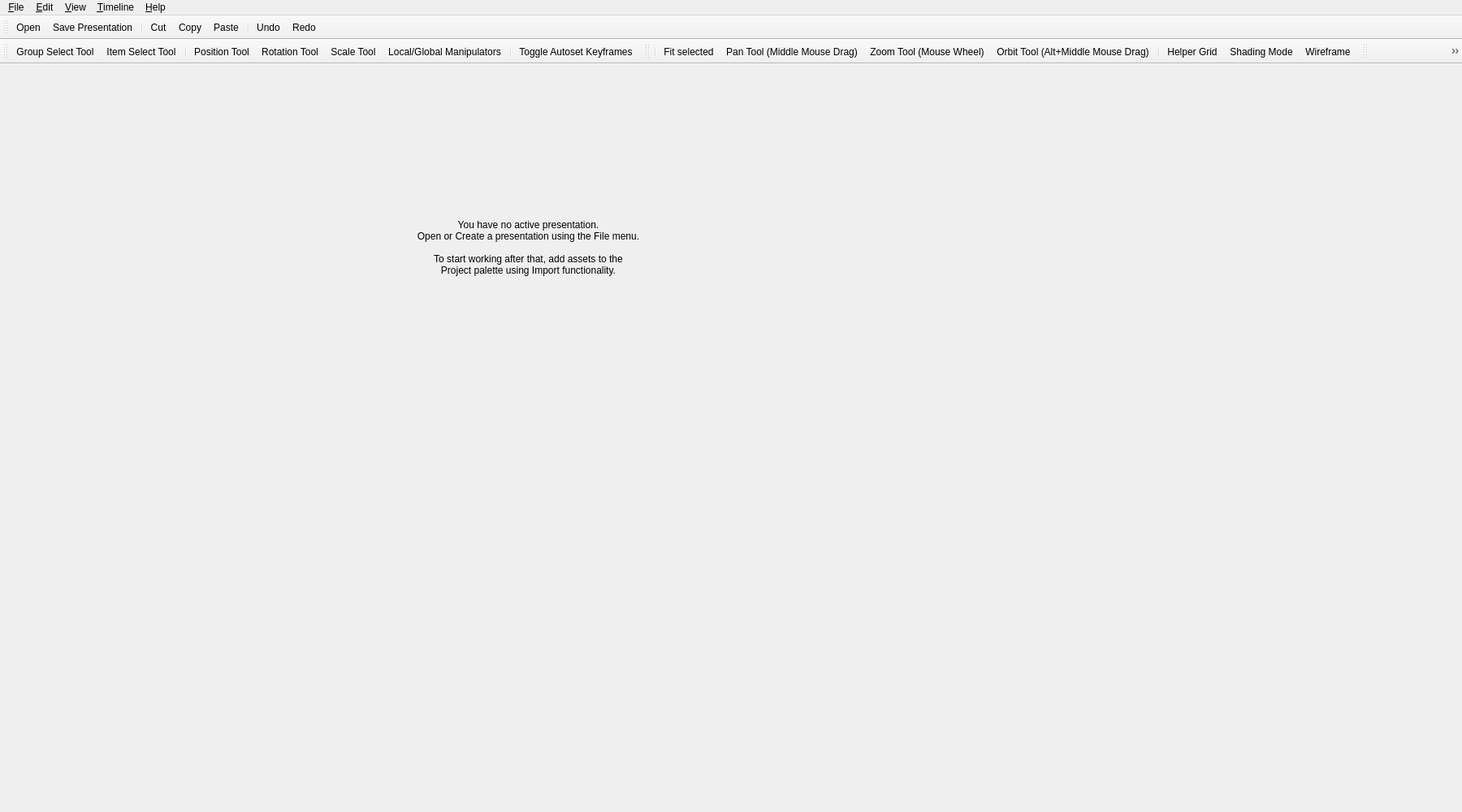
<?xml version="1.0" encoding="UTF-8"?>
<ui version="4.0">
 <class>MainFrame</class>
 <widget class="QMainWindow" name="MainFrame">
  <property name="geometry">
   <rect>
    <x>0</x>
    <y>0</y>
    <width>1800</width>
    <height>1000</height>
   </rect>
  </property>
  <property name="windowTitle">
   <string>Qt 3D Studio</string>
  </property>
  <property name="windowIcon">
   <iconset>
    <normaloff>:/images/icon_256x256</normaloff>:/images/icon_256x256</iconset>
  </property>
  <widget class="QWidget" name="centralwidget">
   <widget class="QLabel" name="infoText">
    <property name="geometry">
     <rect>
      <x>500</x>
      <y>190</y>
      <width>301</width>
      <height>71</height>
     </rect>
    </property>
    <property name="text">
     <string>You have no active presentation.
Open or Create a presentation using the File menu.

To start working after that, add assets to the
Project palette using Import functionality.</string>
    </property>
    <property name="alignment">
     <set>Qt::AlignCenter</set>
    </property>
   </widget>
  </widget>
  <widget class="QMenuBar" name="menubar">
   <property name="geometry">
    <rect>
     <x>0</x>
     <y>0</y>
     <width>1800</width>
     <height>21</height>
    </rect>
   </property>
   <property name="focusPolicy">
    <enum>Qt::ClickFocus</enum>
   </property>
   <widget class="QMenu" name="menu_File">
    <property name="title">
     <string>&amp;File</string>
    </property>
    <widget class="QMenu" name="menuRecent_Projects">
     <property name="title">
      <string>Recent Presentations</string>
     </property>
     <addaction name="actionSomething"/>
    </widget>
    <widget class="QMenu" name="menu_New">
     <property name="title">
      <string>&amp;New</string>
     </property>
     <addaction name="action_New_Project"/>
     <addaction name="action_New_Presentation"/>
    </widget>
    <addaction name="menu_New"/>
    <addaction name="action_Duplicate_Presentation"/>
    <addaction name="action_Open"/>
    <addaction name="menuRecent_Projects"/>
    <addaction name="action_Revert"/>
    <addaction name="separator"/>
    <addaction name="action_Close"/>
    <addaction name="separator"/>
    <addaction name="action_Save"/>
    <addaction name="action_Save_Project_As"/>
    <addaction name="separator"/>
    <addaction name="actionImportAssets"/>
    <addaction name="actionData_Inputs"/>
    <addaction name="actionData_InputsGenerate"/>
    <addaction name="separator"/>
    <addaction name="action_Exit"/>
   </widget>
   <widget class="QMenu" name="menu_Edit">
    <property name="title">
     <string>&amp;Edit</string>
    </property>
    <addaction name="action_Undo"/>
    <addaction name="action_Redo"/>
    <addaction name="actionRepeat"/>
    <addaction name="separator"/>
    <addaction name="action_Cut"/>
    <addaction name="action_Copy"/>
    <addaction name="action_Paste"/>
    <addaction name="actionPaste_to_Master_Slide"/>
    <addaction name="action_Duplicate_Object"/>
    <addaction name="actionDelete"/>
    <addaction name="actionGroup"/>
    <addaction name="actionParent"/>
    <addaction name="actionUnparent"/>
    <addaction name="separator"/>
    <addaction name="action_Connect_to_Device"/>
    <addaction name="separator"/>
    <addaction name="actionStudio_Preferences"/>
    <addaction name="actionPresentation_Settings"/>
   </widget>
   <widget class="QMenu" name="menu_View">
    <property name="title">
     <string>&amp;View</string>
    </property>
    <addaction name="actionReset_layout"/>
    <addaction name="actionFit_Selected"/>
    <addaction name="actionFit_all"/>
    <addaction name="actionToggle_hide_unhide_selected"/>
    <addaction name="actionToggle_hide_unhide_unselected"/>
    <addaction name="separator"/>
    <addaction name="actionAction"/>
    <addaction name="actionBasic_Objects"/>
    <addaction name="actionInspector"/>
    <addaction name="actionProject"/>
    <addaction name="actionSlide"/>
    <addaction name="actionTimeline"/>
    <addaction name="actionSceneCamera"/>
    <addaction name="separator"/>
    <addaction name="actionBounding_Boxes"/>
    <addaction name="actionPivot_Point"/>
    <addaction name="actionWireframe"/>
    <addaction name="actionTooltips"/>
    <addaction name="actionFind"/>
    <addaction name="actionHelper_Grid"/>
    <addaction name="actionRulers_Guides"/>
    <addaction name="actionLock_Guides"/>
    <addaction name="actionClear_Guides"/>
    <addaction name="actionCamera_Preview"/>
    <addaction name="actionEdit_Lighting"/>
   </widget>
   <widget class="QMenu" name="menu_Timeline">
    <property name="title">
     <string>&amp;Timeline</string>
    </property>
    <addaction name="actionSet_Changed_Keyframes"/>
    <addaction name="actionDelete_Selected_Keyframe_s"/>
    <addaction name="actionSet_Interpolation"/>
    <addaction name="actionChange_Time_Bar_Color"/>
    <addaction name="separator"/>
    <addaction name="actionAutoset_Keyframes"/>
   </widget>
   <widget class="QMenu" name="menu_Help">
    <property name="title">
     <string>&amp;Help</string>
    </property>
    <addaction name="action_Reference_Manual"/>
    <addaction name="action_Visit_Qt_Web_Site"/>
    <addaction name="action_About_Qt_3D_Studio"/>
    <addaction name="action_Open_Tutorial"/>
   </widget>
   <addaction name="menu_File"/>
   <addaction name="menu_Edit"/>
   <addaction name="menu_View"/>
   <addaction name="menu_Timeline"/>
   <addaction name="menu_Help"/>
  </widget>
  <widget class="QToolBar" name="toolBar">
   <property name="focusPolicy">
    <enum>Qt::ClickFocus</enum>
   </property>
   <property name="windowTitle">
    <string>Tool Bar</string>
   </property>
   <property name="iconSize">
    <size>
     <width>16</width>
     <height>15</height>
    </size>
   </property>
   <attribute name="toolBarArea">
    <enum>TopToolBarArea</enum>
   </attribute>
   <attribute name="toolBarBreak">
    <bool>false</bool>
   </attribute>
   <addaction name="action_Open"/>
   <addaction name="action_Save"/>
   <addaction name="separator"/>
   <addaction name="action_Cut"/>
   <addaction name="action_Copy"/>
   <addaction name="action_Paste"/>
   <addaction name="separator"/>
   <addaction name="action_Undo"/>
   <addaction name="action_Redo"/>
  </widget>
  <widget class="QToolBar" name="m_ClientToolsBar">
   <property name="focusPolicy">
    <enum>Qt::ClickFocus</enum>
   </property>
   <property name="windowTitle">
    <string>Client Tools</string>
   </property>
   <property name="iconSize">
    <size>
     <width>16</width>
     <height>16</height>
    </size>
   </property>
   <attribute name="toolBarArea">
    <enum>TopToolBarArea</enum>
   </attribute>
   <attribute name="toolBarBreak">
    <bool>true</bool>
   </attribute>
   <addaction name="actionGroup_Select_Tool"/>
   <addaction name="actionItem_Select_Tool"/>
   <addaction name="separator"/>
   <addaction name="actionPosition_Tool"/>
   <addaction name="actionRotation_Tool"/>
   <addaction name="actionScale_Tool"/>
   <addaction name="actionLocal_Global_Manipulators"/>
   <addaction name="separator"/>
   <addaction name="actionAutoset_Keyframes"/>
  </widget>
  <widget class="CEditCameraBar" name="m_EditCamerasBar">
   <property name="focusPolicy">
    <enum>Qt::ClickFocus</enum>
   </property>
   <property name="windowTitle">
    <string>Edit Cameras</string>
   </property>
   <property name="iconSize">
    <size>
     <width>16</width>
     <height>16</height>
    </size>
   </property>
   <attribute name="toolBarArea">
    <enum>TopToolBarArea</enum>
   </attribute>
   <attribute name="toolBarBreak">
    <bool>false</bool>
   </attribute>
   <addaction name="separator"/>
   <addaction name="actionFit_Selected"/>
   <addaction name="actionPan_Tool"/>
   <addaction name="actionZoom_Tool"/>
   <addaction name="actionOrbit_Tool"/>
   <addaction name="separator"/>
   <addaction name="actionHelper_Grid"/>
   <addaction name="actionShading_Mode"/>
   <addaction name="actionWireframe"/>
  </widget>
  <widget class="QToolBar" name="m_PlaybackToolbar">
   <property name="enabled">
    <bool>true</bool>
   </property>
   <property name="focusPolicy">
    <enum>Qt::ClickFocus</enum>
   </property>
   <property name="windowTitle">
    <string>Playback</string>
   </property>
   <property name="iconSize">
    <size>
     <width>16</width>
     <height>16</height>
    </size>
   </property>
   <attribute name="toolBarArea">
    <enum>TopToolBarArea</enum>
   </attribute>
   <attribute name="toolBarBreak">
    <bool>false</bool>
   </attribute>
   <addaction name="actionFilterVariants"/>
   <addaction name="actionPreview"/>
   <addaction name="actionRemote_Preview"/>
   <addaction name="actionPreviewQt3DRuntime"/>
  </widget>
  <action name="action_Reference_Manual">
   <property name="text">
    <string>&amp;Reference Manual...</string>
   </property>
   <property name="toolTip">
    <string>Reference Manual</string>
   </property>
   <property name="shortcut">
    <string>F1</string>
   </property>
  </action>
  <action name="action_Visit_Qt_Web_Site">
   <property name="text">
    <string>&amp;Visit Qt 3D Studio Page...</string>
   </property>
  </action>
  <action name="action_About_Qt_3D_Studio">
   <property name="text">
    <string>&amp;About Qt 3D Studio...</string>
   </property>
  </action>
  <action name="action_Open_Tutorial">
   <property name="text">
    <string>&amp;Show Welcome Screen...</string>
   </property>
  </action>
  <action name="actionSet_Changed_Keyframes">
   <property name="text">
    <string>Set Changed Keyframes</string>
   </property>
   <property name="toolTip">
    <string>Set Changed Keyframes</string>
   </property>
   <property name="shortcut">
    <string>Ctrl+Shift+K</string>
   </property>
  </action>
  <action name="actionDelete_Selected_Keyframe_s">
   <property name="text">
    <string>Delete Selected Keyframe(s)</string>
   </property>
   <property name="shortcut">
    <string>Del</string>
   </property>
  </action>
  <action name="actionSet_Interpolation">
   <property name="text">
    <string>Set Interpolation...</string>
   </property>
   <property name="shortcut">
    <string>I</string>
   </property>
  </action>
  <action name="actionChange_Time_Bar_Color">
   <property name="text">
    <string>Change Time Bar Color...</string>
   </property>
  </action>
  <action name="actionAction">
   <property name="checkable">
    <bool>true</bool>
   </property>
   <property name="text">
    <string>Action</string>
   </property>
   <property name="shortcut">
    <string>Ctrl+Shift+A</string>
   </property>
  </action>
  <action name="actionBasic_Objects">
   <property name="checkable">
    <bool>true</bool>
   </property>
   <property name="text">
    <string>Basic Objects</string>
   </property>
   <property name="toolTip">
    <string>Show Basic Objects Palette</string>
   </property>
   <property name="shortcut">
    <string>Ctrl+Shift+B</string>
   </property>
  </action>
  <action name="actionInspector">
   <property name="checkable">
    <bool>true</bool>
   </property>
   <property name="text">
    <string>Inspector</string>
   </property>
   <property name="shortcut">
    <string>Ctrl+Shift+I</string>
   </property>
  </action>
  <action name="actionProject">
   <property name="checkable">
    <bool>true</bool>
   </property>
   <property name="text">
    <string>Project</string>
   </property>
   <property name="shortcut">
    <string>Ctrl+Shift+P</string>
   </property>
  </action>
  <action name="actionSlide">
   <property name="checkable">
    <bool>true</bool>
   </property>
   <property name="text">
    <string>Slide</string>
   </property>
   <property name="shortcut">
    <string>Ctrl+Shift+D</string>
   </property>
  </action>
  <action name="actionTimeline">
   <property name="checkable">
    <bool>true</bool>
   </property>
   <property name="text">
    <string>Timeline</string>
   </property>
   <property name="shortcut">
    <string>Ctrl+Shift+T</string>
   </property>
  </action>
  <action name="actionBounding_Boxes">
   <property name="checkable">
    <bool>true</bool>
   </property>
   <property name="text">
    <string>Bounding Boxes</string>
   </property>
   <property name="shortcut">
    <string>Ctrl+B</string>
   </property>
  </action>
  <action name="actionPivot_Point">
   <property name="checkable">
    <bool>true</bool>
   </property>
   <property name="text">
    <string>Pivot Point</string>
   </property>
   <property name="shortcut">
    <string>Ctrl+Alt+P</string>
   </property>
  </action>
  <action name="actionTooltips">
   <property name="checkable">
    <bool>true</bool>
   </property>
   <property name="text">
    <string>Tooltips</string>
   </property>
  </action>
  <action name="actionRulers_Guides">
   <property name="checkable">
    <bool>true</bool>
   </property>
   <property name="text">
    <string>Rulers &amp;&amp; Guides</string>
   </property>
   <property name="shortcut">
    <string>Ctrl+R</string>
   </property>
  </action>
  <action name="actionLock_Guides">
   <property name="checkable">
    <bool>true</bool>
   </property>
   <property name="text">
    <string>Lock Guides</string>
   </property>
   <property name="shortcut">
    <string>Alt+Shift+R</string>
   </property>
  </action>
  <action name="actionClear_Guides">
   <property name="text">
    <string>Clear Guides</string>
   </property>
   <property name="shortcut">
    <string>Ctrl+Alt+R</string>
   </property>
  </action>
  <action name="action_Undo">
   <property name="text">
    <string>&amp;Undo</string>
   </property>
   <property name="toolTip">
    <string>Undo</string>
   </property>
   <property name="shortcut">
    <string>Ctrl+Z</string>
   </property>
  </action>
  <action name="action_Redo">
   <property name="text">
    <string>&amp;Redo</string>
   </property>
   <property name="shortcut">
    <string>Ctrl+Y</string>
   </property>
  </action>
  <action name="action_Cut">
   <property name="text">
    <string>Cu&amp;t</string>
   </property>
   <property name="shortcut">
    <string>Ctrl+X</string>
   </property>
  </action>
  <action name="action_Copy">
   <property name="text">
    <string>&amp;Copy</string>
   </property>
   <property name="shortcut">
    <string>Ctrl+C</string>
   </property>
  </action>
  <action name="action_Paste">
   <property name="text">
    <string>P&amp;aste</string>
   </property>
   <property name="shortcut">
    <string>Ctrl+V</string>
   </property>
  </action>
  <action name="action_Duplicate_Object">
   <property name="text">
    <string>&amp;Duplicate</string>
   </property>
   <property name="shortcut">
    <string>Ctrl+D</string>
   </property>
  </action>
  <action name="actionStudio_Preferences">
   <property name="text">
    <string>Studio &amp;Preferences...</string>
   </property>
   <property name="shortcut">
    <string>Shift+U</string>
   </property>
   <property name="menuRole">
    <enum>QAction::PreferencesRole</enum>
   </property>
  </action>
  <action name="actionPresentation_Settings">
   <property name="text">
    <string>Presentation &amp;Settings...</string>
   </property>
   <property name="shortcut">
    <string>Ctrl+Shift+U</string>
   </property>
  </action>
  <action name="action_Open">
   <property name="text">
    <string>&amp;Open...</string>
   </property>
   <property name="shortcut">
    <string>Ctrl+O</string>
   </property>
  </action>
  <action name="action_Save">
   <property name="text">
    <string>&amp;Save Presentation</string>
   </property>
   <property name="shortcut">
    <string>Ctrl+S</string>
   </property>
  </action>
  <action name="action_Save_Project_As">
   <property name="text">
    <string>Save Project &amp;As...</string>
   </property>
   <property name="shortcut">
    <string>Ctrl+Shift+S</string>
   </property>
  </action>
  <action name="action_Duplicate_Presentation">
   <property name="text">
    <string>Duplicate Presentation...</string>
   </property>
  </action>
  <action name="action_Revert">
   <property name="text">
    <string>&amp;Revert to Last Save</string>
   </property>
  </action>
  <action name="action_Close">
   <property name="text">
    <string>Close Project</string>
   </property>
  </action>
  <action name="action_Connect_to_Device">
   <property name="checkable">
    <bool>true</bool>
   </property>
   <property name="text">
    <string>&amp;Connect to Device...</string>
   </property>
  </action>
  <action name="action_Exit">
   <property name="text">
    <string>E&amp;xit</string>
   </property>
   <property name="shortcut">
    <string>Ctrl+Q</string>
   </property>
  </action>
  <action name="actionSomething">
   <property name="text">
    <string>Something</string>
   </property>
  </action>
  <action name="actionGroup_Select_Tool">
   <property name="checkable">
    <bool>true</bool>
   </property>
   <property name="icon">
    <iconset resource="images.qrc">
     <normaloff>:/images/client_tools_hi_color-00.png</normaloff>:/images/client_tools_hi_color-00.png</iconset>
   </property>
   <property name="text">
    <string>Group Select Tool</string>
   </property>
   <property name="toolTip">
    <string>Select Group (Q toggle)</string>
   </property>
  </action>
  <action name="actionItem_Select_Tool">
   <property name="checkable">
    <bool>true</bool>
   </property>
   <property name="icon">
    <iconset resource="images.qrc">
     <normaloff>:/images/client_tools_hi_color-01.png</normaloff>:/images/client_tools_hi_color-01.png</iconset>
   </property>
   <property name="text">
    <string>Item Select Tool</string>
   </property>
   <property name="toolTip">
    <string>Select Item (Q toggle)</string>
   </property>
  </action>
  <action name="actionRotation_Tool">
   <property name="checkable">
    <bool>true</bool>
   </property>
   <property name="icon">
    <iconset resource="images.qrc">
     <normaloff>:/images/client_tools_hi_color-04.png</normaloff>:/images/client_tools_hi_color-04.png</iconset>
   </property>
   <property name="text">
    <string>Rotation Tool</string>
   </property>
   <property name="toolTip">
    <string>Rotate current selection (E)</string>
   </property>
   <property name="shortcut">
    <string>E</string>
   </property>
  </action>
  <action name="actionPosition_Tool">
   <property name="checkable">
    <bool>true</bool>
   </property>
   <property name="icon">
    <iconset resource="images.qrc">
     <normaloff>:/images/client_tools_hi_color-02.png</normaloff>:/images/client_tools_hi_color-02.png</iconset>
   </property>
   <property name="text">
    <string>Position Tool</string>
   </property>
   <property name="toolTip">
    <string>Move current selection (W)</string>
   </property>
   <property name="shortcut">
    <string>W</string>
   </property>
  </action>
  <action name="actionScale_Tool">
   <property name="checkable">
    <bool>true</bool>
   </property>
   <property name="icon">
    <iconset resource="images.qrc">
     <normaloff>:/images/client_tools_hi_color-03.png</normaloff>:/images/client_tools_hi_color-03.png</iconset>
   </property>
   <property name="text">
    <string>Scale Tool</string>
   </property>
   <property name="toolTip">
    <string>Scale current selection (R)</string>
   </property>
   <property name="shortcut">
    <string>R</string>
   </property>
  </action>
  <action name="actionLocal_Global_Manipulators">
   <property name="checkable">
    <bool>true</bool>
   </property>
   <property name="icon">
    <iconset resource="images.qrc">
     <normaloff>:/images/client_tools_hi_color-05.png</normaloff>:/images/client_tools_hi_color-05.png</iconset>
   </property>
   <property name="text">
    <string>Local/Global Manipulators</string>
   </property>
   <property name="toolTip">
    <string>Toggle Manipulators to work in global/local space (Y)</string>
   </property>
   <property name="shortcut">
    <string>Y</string>
   </property>
  </action>
  <action name="actionFit_Selected">
   <property name="checkable">
    <bool>true</bool>
   </property>
   <property name="icon">
    <iconset resource="images.qrc">
     <normaloff>:/images/editcamera_tools_hi-00.png</normaloff>
     <disabledoff>:/images/editcamera_tools_hi-00_disabled.png</disabledoff>:/images/editcamera_tools_hi-00.png</iconset>
   </property>
   <property name="text">
    <string>Fit selected</string>
   </property>
   <property name="toolTip">
    <string>Fit Selected (F)</string>
   </property>
   <property name="shortcut">
    <string>F</string>
   </property>
   <property name="iconVisibleInMenu">
    <bool>false</bool>
   </property>
  </action>
  <action name="actionPan_Tool">
   <property name="checkable">
    <bool>true</bool>
   </property>
   <property name="icon">
    <iconset resource="images.qrc">
     <normaloff>:/images/editcamera_tools_hi-01.png</normaloff>
     <disabledoff>:/images/editcamera_tools_hi-01_disabled.png</disabledoff>:/images/editcamera_tools_hi-01.png</iconset>
   </property>
   <property name="text">
    <string>Pan Tool (Middle Mouse Drag)</string>
   </property>
   <property name="toolTip">
    <string>Pan current edit camera</string>
   </property>
  </action>
  <action name="actionZoom_Tool">
   <property name="checkable">
    <bool>true</bool>
   </property>
   <property name="icon">
    <iconset resource="images.qrc">
     <normaloff>:/images/editcamera_tools_hi-02.png</normaloff>
     <disabledoff>:/images/editcamera_tools_hi-02_disabled.png</disabledoff>:/images/editcamera_tools_hi-02.png</iconset>
   </property>
   <property name="text">
    <string>Zoom Tool (Mouse Wheel)</string>
   </property>
   <property name="toolTip">
    <string>Zoom current edit camera</string>
   </property>
  </action>
  <action name="actionOrbit_Tool">
   <property name="checkable">
    <bool>true</bool>
   </property>
   <property name="icon">
    <iconset resource="images.qrc">
     <normaloff>:/images/editcamera_tools_hi-03.png</normaloff>
     <disabledoff>:/images/editcamera_tools_hi-03_disabled.png</disabledoff>:/images/editcamera_tools_hi-03.png</iconset>
   </property>
   <property name="text">
    <string>Orbit Tool (Alt+Middle Mouse Drag)</string>
   </property>
   <property name="toolTip">
    <string>Orbit current edit camera</string>
   </property>
  </action>
  <action name="actionShading_Mode">
   <property name="checkable">
    <bool>true</bool>
   </property>
   <property name="icon">
    <iconset resource="images.qrc">
     <normaloff>:/images/editcamera_tools_hi-04.png</normaloff>
     <disabledoff>:/images/editcamera_tools_hi-04_disabled.png</disabledoff>:/images/editcamera_tools_hi-04.png</iconset>
   </property>
   <property name="text">
    <string>Shading Mode</string>
   </property>
   <property name="toolTip">
    <string>Toggle Shading Mode (L)</string>
   </property>
   <property name="shortcut">
    <string>L</string>
   </property>
  </action>
  <action name="actionPreview">
   <property name="icon">
    <iconset resource="images.qrc">
     <normaloff>:/images/preview.png</normaloff>
     <disabledoff>:/images/preview-disabled.png</disabledoff>
     <disabledon>:/images/preview-disabled.png</disabledon>:/images/preview.png</iconset>
   </property>
   <property name="text">
    <string>Preview with OpenGL Runtime Viewer</string>
   </property>
   <property name="toolTip">
    <string>Preview with OpenGL Runtime Viewer (F5)</string>
   </property>
   <property name="shortcut">
    <string>F5</string>
   </property>
  </action>
  <action name="actionFilterVariants">
   <property name="checkable">
    <bool>true</bool>
   </property>
   <property name="enabled">
    <bool>false</bool>
   </property>
   <property name="icon">
    <iconset resource="images.qrc">
     <normaloff>:/images/filter.png</normaloff>
     <disabledoff>:/images/filter-disabled.png</disabledoff>:/images/filter.png</iconset>
   </property>
   <property name="text">
    <string/>
   </property>
   <property name="toolTip">
    <string>Filter variants (F7)</string>
   </property>
   <property name="shortcut">
    <string>F7</string>
   </property>
  </action>
  <action name="actionSubpresentations">
   <property name="text">
    <string>Sub-presentations...</string>
   </property>
  </action>
  <action name="actionWireframe">
   <property name="checkable">
    <bool>true</bool>
   </property>
   <property name="icon">
    <iconset resource="images.qrc">
     <normaloff>:/images/editcamera_tools_hi-05.png</normaloff>
     <disabledoff>:/images/editcamera_tools_hi-05_disabled.png</disabledoff>:/images/editcamera_tools_hi-05.png</iconset>
   </property>
   <property name="text">
    <string>Wireframe</string>
   </property>
   <property name="toolTip">
    <string>Toggle Wireframe (M)</string>
   </property>
   <property name="shortcut">
    <string>M</string>
   </property>
   <property name="visible">
    <bool>false</bool>
   </property>
   <property name="iconVisibleInMenu">
    <bool>false</bool>
   </property>
  </action>
  <action name="actionAutoset_Keyframes">
   <property name="checkable">
    <bool>true</bool>
   </property>
   <property name="icon">
    <iconset resource="images.qrc">
     <normaloff>:/images/client_tools_hi_color-06.png</normaloff>:/images/client_tools_hi_color-06.png</iconset>
   </property>
   <property name="text">
    <string>Toggle Autoset Keyframes</string>
   </property>
   <property name="toolTip">
    <string>Toggle Autoset Keyframes (K)</string>
   </property>
   <property name="shortcut">
    <string>K</string>
   </property>
   <property name="iconVisibleInMenu">
    <bool>false</bool>
   </property>
  </action>
  <action name="actionPreviewQt3DRuntime">
   <property name="icon">
    <iconset resource="images.qrc">
     <normaloff>:/images/playback_tools_play.png</normaloff>:/images/playback_tools_play.png</iconset>
   </property>
   <property name="text">
    <string>Preview with Qt3D Runtime Viewer</string>
   </property>
   <property name="iconText">
    <string>Preview with Qt3D Runtime Viewer</string>
   </property>
   <property name="toolTip">
    <string>Preview with Qt3D Runtime Viewer</string>
   </property>
  </action>
  <action name="actionImportAssets">
   <property name="text">
    <string>Import...</string>
   </property>
   <property name="iconText">
    <string>Import Assets or Presentations</string>
   </property>
   <property name="toolTip">
    <string>Import Assets or Presentations</string>
   </property>
  </action>
  <action name="actionData_Inputs">
   <property name="text">
    <string>Data Inputs...</string>
   </property>
  </action>
  <action name="actionRemote_Preview">
   <property name="icon">
    <iconset>
     <normalon>:/images/preview-remote.png</normalon>
     <disabledoff>:/images/preview-remote-disabled.png</disabledoff>
     <disabledon>:/images/preview-remote-disabled.png</disabledon>
    </iconset>
   </property>
   <property name="text">
    <string>Remote Preview</string>
   </property>
   <property name="toolTip">
    <string>Preview on Remote Device (F6)</string>
   </property>
   <property name="shortcut">
    <string>F6</string>
   </property>
  </action>
  <action name="actionDelete">
   <property name="enabled">
    <bool>true</bool>
   </property>
   <property name="text">
    <string>Delete</string>
   </property>
   <property name="toolTip">
    <string>Delete</string>
   </property>
   <property name="shortcut">
    <string>Del</string>
   </property>
   <property name="shortcutContext">
    <enum>Qt::ApplicationShortcut</enum>
   </property>
  </action>
  <action name="actionGroup">
   <property name="enabled">
    <bool>true</bool>
   </property>
   <property name="text">
    <string>Group</string>
   </property>
   <property name="shortcut">
    <string>Ctrl+G</string>
   </property>
  </action>
  <action name="actionRepeat">
   <property name="enabled">
    <bool>false</bool>
   </property>
   <property name="text">
    <string>Repeat</string>
   </property>
   <property name="shortcut">
    <string>G</string>
   </property>
  </action>
  <action name="actionParent">
   <property name="enabled">
    <bool>false</bool>
   </property>
   <property name="text">
    <string>Parent</string>
   </property>
   <property name="shortcut">
    <string>P</string>
   </property>
  </action>
  <action name="actionUnparent">
   <property name="enabled">
    <bool>false</bool>
   </property>
   <property name="text">
    <string>Unparent</string>
   </property>
   <property name="shortcut">
    <string>Shift+P</string>
   </property>
  </action>
  <action name="actionPaste_to_Master_Slide">
   <property name="enabled">
    <bool>true</bool>
   </property>
   <property name="text">
    <string>Paste to Master Slide</string>
   </property>
   <property name="shortcut">
    <string>Ctrl+Alt+V</string>
   </property>
   <property name="shortcutContext">
    <enum>Qt::ApplicationShortcut</enum>
   </property>
  </action>
  <action name="actionReset_layout">
   <property name="enabled">
    <bool>true</bool>
   </property>
   <property name="text">
    <string>Reset layout</string>
   </property>
  </action>
  <action name="actionFit_all">
   <property name="enabled">
    <bool>false</bool>
   </property>
   <property name="text">
    <string>Fit all</string>
   </property>
   <property name="shortcut">
    <string>A</string>
   </property>
  </action>
  <action name="actionToggle_hide_unhide_selected">
   <property name="checkable">
    <bool>false</bool>
   </property>
   <property name="text">
    <string>Hide/unhide selected</string>
   </property>
   <property name="shortcut">
    <string>H</string>
   </property>
  </action>
  <action name="actionFind">
   <property name="enabled">
    <bool>false</bool>
   </property>
   <property name="text">
    <string>Find</string>
   </property>
   <property name="shortcut">
    <string>Ctrl+F</string>
   </property>
  </action>
  <action name="actionToggle_hide_unhide_unselected">
   <property name="enabled">
    <bool>false</bool>
   </property>
   <property name="text">
    <string>Hide/unhide unselected</string>
   </property>
  </action>
  <action name="action_New_Presentation">
   <property name="text">
    <string>&amp;Presentation...</string>
   </property>
   <property name="shortcut">
    <string>Ctrl+N</string>
   </property>
  </action>
  <action name="action_New_Project">
   <property name="text">
    <string>Project...</string>
   </property>
   <property name="shortcut">
    <string>Ctrl+Shift+N</string>
   </property>
  </action>
  <action name="actionCamera_Preview">
   <property name="checkable">
    <bool>true</bool>
   </property>
   <property name="text">
    <string>Scene Preview</string>
   </property>
   <property name="toolTip">
    <string>Show Scene Camera Preview in Edit Mode</string>
   </property>
  </action>
  <action name="actionEdit_Lighting">
   <property name="checkable">
    <bool>true</bool>
   </property>
   <property name="text">
    <string>Disable Scene Lighting</string>
   </property>
   <property name="toolTip">
    <string>Disable Lighting from Scene Lights in Edit Views</string>
   </property>
  </action>
  <action name="actionSceneCamera">
   <property name="checkable">
    <bool>true</bool>
   </property>
   <property name="text">
    <string>Scene Camera</string>
   </property>
   <property name="toolTip">
    <string>Scene Camera</string>
   </property>
   <property name="shortcut">
    <string>Ctrl+Shift+F</string>
   </property>
  </action>
  <action name="actionData_InputsGenerate">
   <property name="text">
    <string>Copy QML code for DataInputs/Outputs</string>
   </property>
   <property name="toolTip">
    <string>Copy QML code for DataInput and DataOutput elements to clipboard</string>
   </property>
  </action>
  <action name="actionHelper_Grid">
   <property name="checkable">
    <bool>true</bool>
   </property>
   <property name="icon">
    <iconset resource="images.qrc">
     <normaloff>:/images/helper_grid.png</normaloff>
     <disabledoff>:/images/helper_grid_disabled.png</disabledoff>
     <disabledon>:/images/helper_grid_disabled.png</disabledon>:/images/helper_grid.png</iconset>
   </property>
   <property name="text">
    <string>Helper Grid</string>
   </property>
   <property name="toolTip">
    <string>Toggle Helper Grid (%1)</string>
   </property>
   <property name="shortcut">
    <string>Ctrl+Shift+H</string>
   </property>
   <property name="iconVisibleInMenu">
    <bool>false</bool>
   </property>
  </action>
 </widget>
 <customwidgets>
  <customwidget>
   <class>CEditCameraBar</class>
   <extends>QToolBar</extends>
   <header>Qt3DStudio/UI/EditCameraBar.h</header>
  </customwidget>
 </customwidgets>
 <resources>
  <include location="images.qrc"/>
 </resources>
 <connections/>
</ui>
